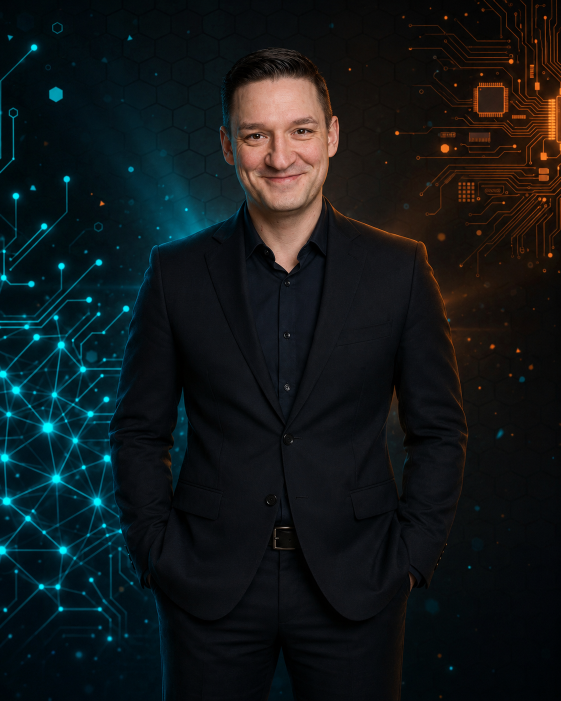
#> input picture assets/ChatGPT Image 1. Juni 2026, 10_34_44 (1).png, 1122 x 1402 px (shown at 1/2 size)
$ python -i gen_thumb_v2.py   (imports and definitions only)
#> lines starting #> are read from the running program, lines starting #| are printed output that depends on the picture
#> further down, picture is the input picture: PIL image 1122x1402 RGB; mean R, G, B 18, 23.8, 25.6
#!/usr/bin/env python3
"""gen_thumb_v2.py — Bilder via OpenAI gpt-image-2 (Frontier) mit echter Likeness.

Verbesserungen ggü. gen_thumb_openai.py (v1, gpt-image-1):
  - Modell gpt-image-2 (parametrisierbar) statt gpt-image-1.
  - input_fidelity=high → bewahrt Gesicht/Identität der Referenzen.
  - Referenzbilder in HOHER Auflösung (Default 1536px statt 1024) → bessere Likeness.
  - Logo wird NICHT vom Modell gemalt, sondern nach der Generierung exakt per PIL
    einkomponiert (transparentes PNG, unten rechts). Marke immer korrekt getroffen.
  - Optional: Dortmunder Skyline als dezentes Compositing-Band am unteren Rand.

Aufruf:
  python gen_thumb_v2.py --prompt-file p.txt --output out.png \
      --ref assets/000_PP-1.jpg --ref assets/001_PP-2.jpg \
      --logo ".../ki_affairs_logo_2048.png" [--skyline ".../DO Skyline.png"]

Key: OPENAI_API_KEY (gleiche Quelle wie gen_thumb_openai.py).
"""
import argparse, base64, os, sys
from io import BytesIO
from pathlib import Path
import requests
from PIL import Image

KEY_CANDIDATES = [
    Path.home() / "Documents" / "Claude" / "Projects" / "Bild Skill" / "api_keys.env",
    Path.home() / "Dokumente" / "Claude" / "Projects" / "Bild Skill" / "api_keys.env",
    Path.home() / ".config" / "ki-affairs" / "api_keys.env",
]
LOGO_DEFAULT = Path.home() / "Desktop/Claude/Code/Bild Assets/ki_affairs_logo_transparent_clean.png"  # RGBA m. echtem Alpha (ki_affairs_logo_2048.png ist RGB/opak -> Block!)


# [17 lines left out: functions load_key, prep_ref, not called in this run]


def crop_16x9(img, w_out=1280, h_out=720):
#> called with w_out = 1280, h_out = 720
    w, h = img.size
#> w = 1122; h = 1402
    tr = w_out / h_out
    if w / h > tr:
        nw = int(round(h * tr)); left = (w - nw) // 2; img = img.crop((left, 0, left + nw, h))
    else:
        nh = int(round(w / tr)); top = (h - nh) // 2; img = img.crop((0, top, w, top + nh))
#> after `nh = int(round(w / tr))`: nh = 631
#> after `top = (h - nh) // 2`: top = 385
#> after `img = img.crop((0, top, w, top + nh))`:
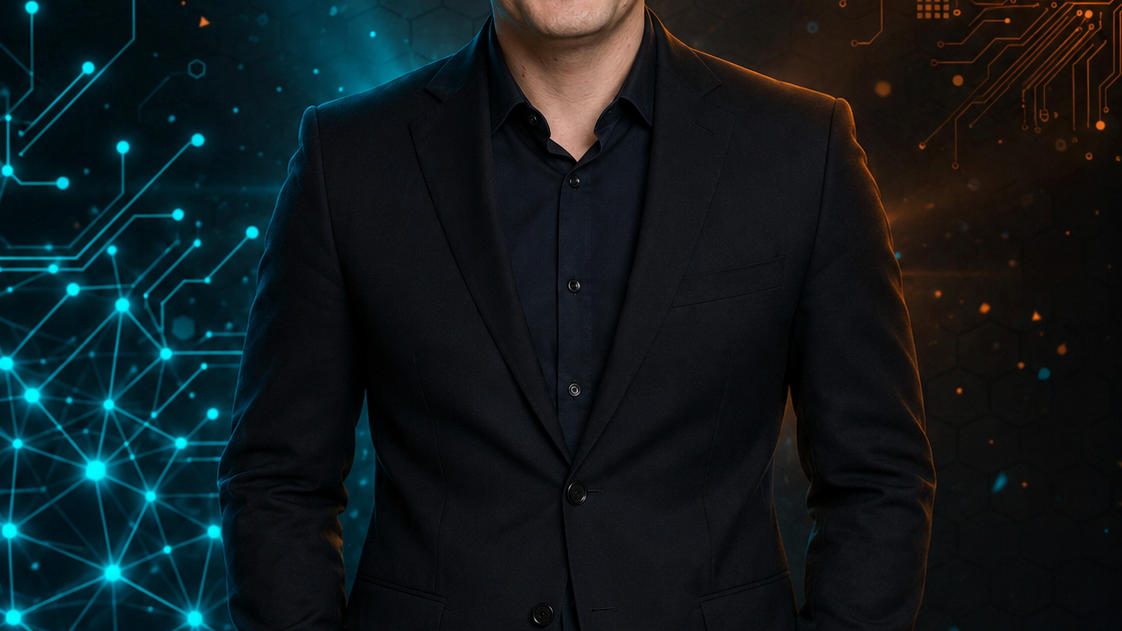
#> img: PIL image 1122x631 RGB; mean R, G, B 15.8, 25.8, 28.9
    return img.resize((w_out, h_out), Image.LANCZOS)


# [91 lines left out: functions composite_logo, composite_skyline, main, not called in this run]


# [2 lines not run here, left out]

>>> from PIL import Image
>>> picture = Image.open('../assets/ChatGPT Image 1. Juni 2026, 10_34_44 (1).png')
>>> result = crop_16x9(picture)

$ run again, on assets/ChatGPT Image 29. Mai 2026, 12_22_22.png
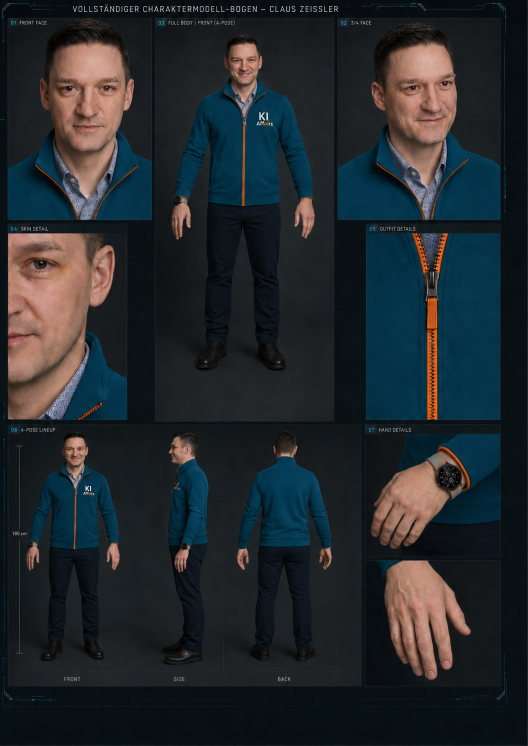
#> input picture assets/ChatGPT Image 29. Mai 2026, 12_22_22.png, 1055 x 1491 px (shown at 1/2 size)
#> picture is the input picture: PIL image 1055x1491 RGB; mean R, G, B 35.2, 41.1, 44.9
#> in crop_16x9, `img = img.crop((0, top, w, top + nh))`:
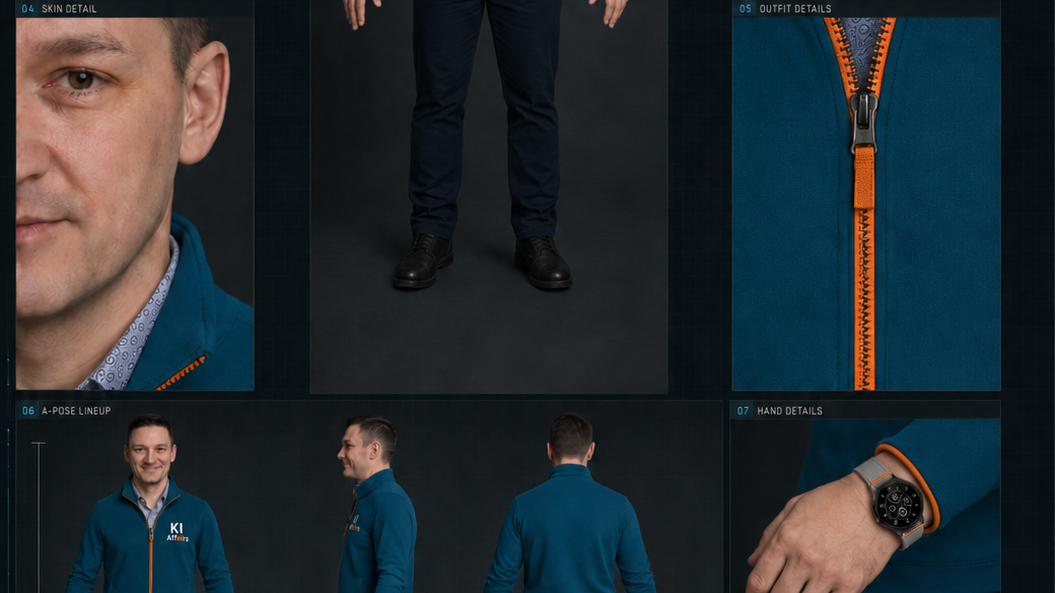
#> img: PIL image 1055x593 RGB; mean R, G, B 36.1, 43.9, 48.4
